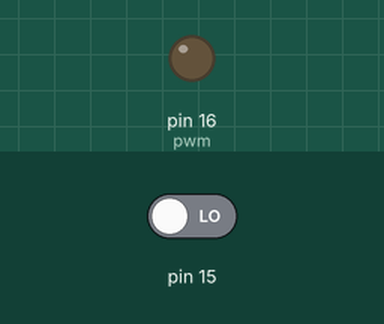
Recording of a program running on a simulated Raspberry Pi (header pin numbers). Parts: output pins drawn as LEDs (lit = HIGH). The test bench sets the inputs (shaded band); at power-on: pin 15 LOW.

Above: at 1.2 s.
1.3 s: pin 15 driven HIGH
At 3.0 s:
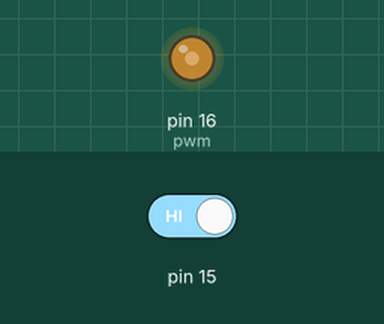
At 4.2 s:
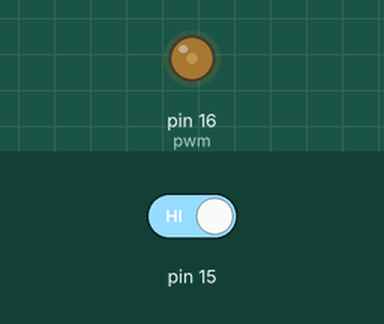
4.3 s: pin 15 driven LOW
At 5.4 s:
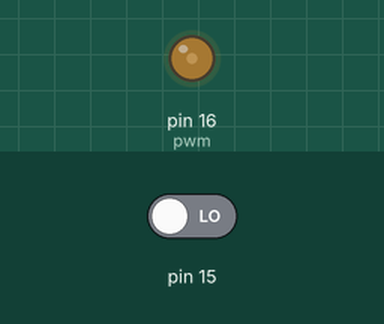
Timing chart, 0 to 7.3 s (numbered marks = the images above; inputs shaded):
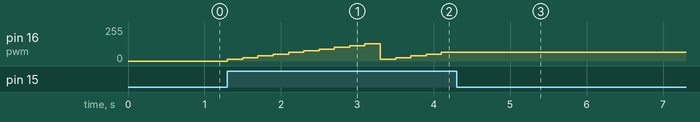

The program:

dimmer.py
```python
#!/usr/bin/python
import RPi.GPIO as GPIO
import time

GPIO.setmode(GPIO.BOARD)

GPIO.setup(16, GPIO.OUT)
GPIO.setup(15, GPIO.IN)

pwm=GPIO.PWM(16, 1000)
pwm.start(0)

brightness=0

try:
    while (True):
        if (GPIO.input(15)):
	    brightness += 5
	    pwm.ChangeDutyCycle(brightness)
	    time.sleep(0.2)

	if (brightness == 50):
	    brightness = 0

except KeyboardInterrupt:
    print("Program is shutdown and pins are disabled")
    GPIO.cleanup()
```

Measured:
- after the input at 1.3 s, pin 16 (pwm): 0/255 → 13/255 at once, → 26/255 0.20 s later, → 38/255 0.20 s later, → 51/255 0.20 s later, … (15 changes in this stretch)
- after the input at 4.3 s, pin 16 (pwm): stops changing and stays 64/255
